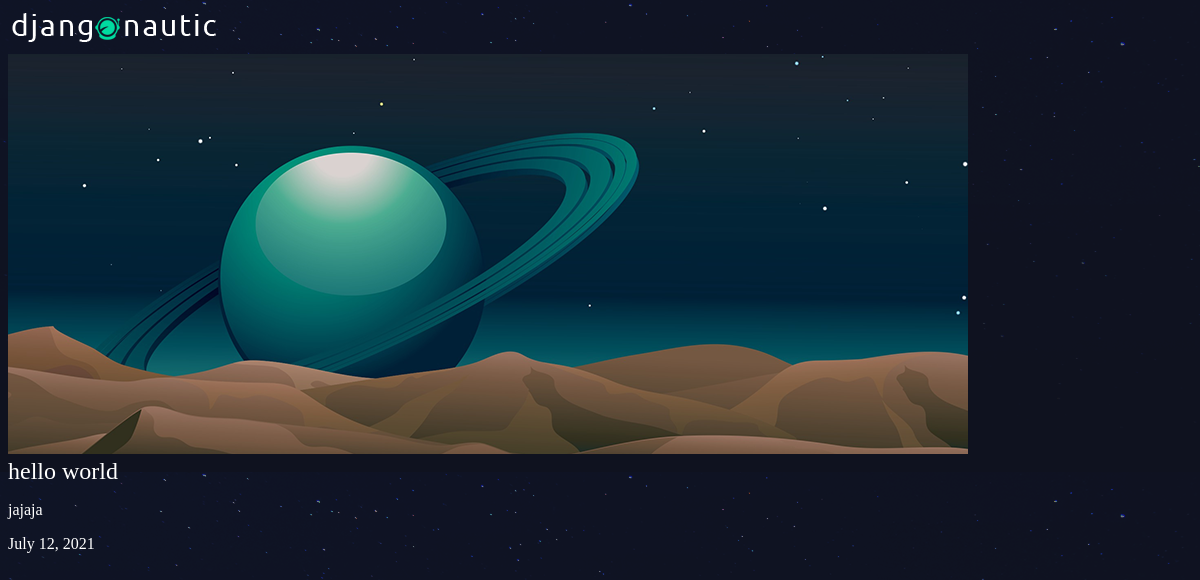
Screenshot of /articles/hello-world/ with the database file from the repository.
### articles/models.py (models this page shows, shortened)
class Article(models.Model):
    title = models.CharField(max_length=100)
    slug = models.SlugField()
    body = models.TextField()
    date = models.DateField(auto_now_add=True)
    thumb = models.ImageField(default='default.png', blank=True)

### articles/views.py (the view)
# urls.py: re_path(r'^(?P<slug>[\w-]+)/$', views.article_detail, name='detail')
def article_detail(request, slug):
    article = Article.objects.get(slug=slug)
    return render(request, 'articles/article_detail.html', { 'article': article})

### articles/templates/articles/article_detail.html
{% extends 'base_layout.html' %}
{% block content %}
<div class="article-detail">
    <div class="article">
        <img src="{{ article.thumb.url }}">
        <h2>{{ article.title }}</h2>
        <p>{{ article.body }}</p>
        <p>{{ article.date }}</p>
    </div>
</div>
{% endblock %}

### assets/styles.css (style rules this page uses)
body { background-color: #0f121f; background-image: url(stars.png); color: #fff; }
body * { font-family: Ubuntu; }
h1, h2, h3, h4, h5 { font-weight: normal; margin: 0; }

### rows the page displays
Article: thumb (placeholder picture), title "hello world", body "jajaja", date "July 12, 2021"
